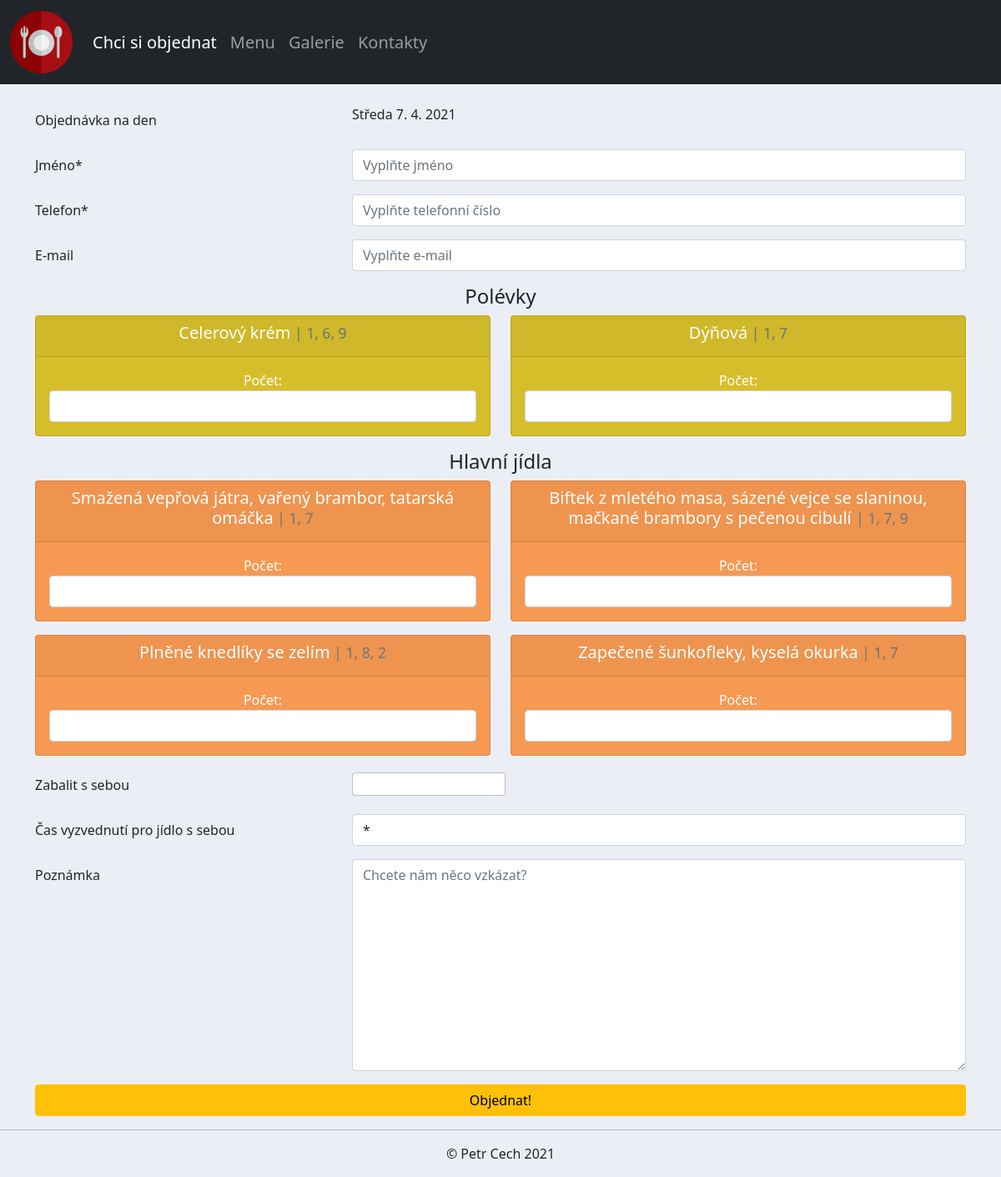
The app's page /make_order/ with its own data.
### accounts/models.py (models this page shows)
class Menu(models.Model):
    supper1 = models.ForeignKey(
        Supper, related_name='supper1', null=True, on_delete=models.SET_NULL
    )
    supper1_portions = models.PositiveIntegerField(null=True)
    supper2 = models.ForeignKey(
        Supper, related_name='supper2', null=True, on_delete=models.SET_NULL
    )
    supper2_portions = models.PositiveIntegerField(null=True)
    meal1 = models.ForeignKey(
        Meal, related_name='meal1', null=True, on_delete=models.SET_NULL
    )
    meal1_portions = models.PositiveIntegerField(null=True)
    meal2 = models.ForeignKey(
        Meal, related_name='meal2', null=True, on_delete=models.SET_NULL
    )
    meal2_portions = models.PositiveIntegerField(null=True)
    meal3 = models.ForeignKey(
        Meal, related_name='meal3', null=True, on_delete=models.SET_NULL
    )
    meal3_portions = models.PositiveIntegerField(null=True)
    meal4 = models.ForeignKey(
        Meal, related_name='meal4', null=True, on_delete=models.SET_NULL
    )
    meal4_portions = models.PositiveIntegerField(null=True)
    desert = models.ForeignKey(Desert, null=True, on_delete=models.SET_NULL)
    day = models.CharField(max_length=1000, null=True, default='')
    info = models.TextField(max_length=2000, blank=True)

class Supper(models.Model):
    name = models.CharField(max_length=200, null=True)
    alergens = models.CharField(max_length=200, null=True)
    price = models.PositiveIntegerField(null=True, default=25)
    def __str__(self):
        return self.name

class Meal(models.Model):
    portion = models.IntegerField(null=True)
    name = models.CharField(max_length=200, null=True)
    alergens = models.CharField(max_length=200, null=True)
    price = models.PositiveIntegerField(null=True, default=110)
    def __str__(self):
        return self.name

### accounts/views.py (the view)
# urls.py: path('make_order/', views.makeOrder, name='make_order'),
def makeOrder(request):
    menu = Menu.objects.last()
    form = OrderForm()
    if request.method == 'POST':
        form = OrderForm(request.POST)
        if form.is_valid():
            form.save()
            messages.success(request, f'Objednávka dokončena!')
    counting_portions1 = [
        'supper1', 'supper2', 'meal1', 'meal2', 'meal3', 'meal4'
    ]
    counting_portions2 = {}
    for i in counting_portions1:
        counting = Order.objects.aggregate(Sum(i))
        counting_portions2.update(counting)
    context = {'form': form, 'menu': menu, 'c_p': counting_portions2, }
    return render(request, 'accounts/order_form.html', context)

### accounts/forms.py
class OrderForm(ModelForm):
    class Meta:
        model = Order
        fields = '__all__'

### accounts/templates/accounts/order_form.html (shortened to what this page needs)
{%  extends 'accounts/main.html' %}
{% load static %}
{% block content %}
<br>
<form action="" method="POST">
<div class="container">
  <div class="mb-3 row">
    <label for="datum" class="col-lg-4 col-form-label">Objednávka na den</label>
    <div class="col-lg-8">
      {{menu.day}}
    </div>
  </div>
  <div class="mb-3 row">
    <label for="inputName" class="col-lg-4 col-form-label">Jméno*</label>
    <div class="col-lg-8">
      <input type="text" name="name" maxlength="200" class="form-control" placeholder="Vyplňte jméno" required="" id="id_name">
    </div>
  </div>
  <div class="mb-3 row">
    <label for="inputPhone" class="col-lg-4 col-form-label">Telefon*</label>
    <div class="col-lg-8">
      <input type="number" name="phone" min="0" class="form-control" placeholder="Vyplňte telefonní číslo" required="" id="id_phone">
    </div>
  </div>
  <div class="mb-3 row">
    <label for="inputEmail" class="col-lg-4 col-form-label">E-mail</label>
    <div class="col-lg-8">
      <input type="email" name="email" maxlength="254" class="form-control" placeholder="Vyplňte e-mail" id="id_email">
    </div>
  </div>
  <h4 class="text-center">Polévky</h4>
  <div class="row">
    <div class="col-lg-6">
  		<div class="card text-center text-white mb-3" id="supper-card">
    		<div class="card-header">
    			 <h5 class="card-title">{{menu.supper1}}<small class="text-muted"> | {{menu.supper1.alergens}}</small></h5>
    		</div>
    		<div class="card-body">
          {% if c_p.supper1__sum >= menu.supper1_portions %}
              <small class="text-warning bg-dark rounded"> -Vyprodáno- </small>
          {% else %}
              Počet: <input type="number" name="supper1" min="0" class="form-control" id="id_supper1">
          {% endif %}
    		</div>
    	</div>
    </div>
    <div class="col-lg-6">
  		<div class="card text-center text-white mb-3" id="supper-card">
    		<div class="card-header">
    			 <h5 class="card-title">{{menu.supper2}}<small class="text-muted"> | {{menu.supper2.alergens}}</small></h5>
    		</div>
    		<div class="card-body">
          {% if c_p.supper2__sum >= menu.supper2_portions %}
              <small class="text-warning bg-dark rounded"> -Vyprodáno- </small>
          {% else %}
              Počet: <input type="number" name="supper2" min="0" class="form-control" id="id_supper2">
          {% endif %}
    		</div>
    	</div>
    </div>
  </div>
  <h4 class="text-center">Hlavní jídla</h4>
  <div class="row">
    <div class="col-lg-6">
  		<div class="card text-center text-white mb-3" id="meal-card">
    		<div class="card-header">
          <h5 class="card-title">{{menu.meal1}}<small class="text-muted"> | {{menu.meal1.alergens}}</small></h5>
    		</div>
    		<div class="card-body">
          {% if c_p.meal1__sum >= menu.meal1_portions %}
              <small class="text-warning bg-dark rounded"> -Vyprodáno- </small>
          {% else %}
              Počet: <input type="number" name="meal1" min="0" class="form-control" id="id_meal1">
          {% endif %}
    		</div>
    	</div>
    </div>
    <div class="col-lg-6">
  		<div class="card text-center text-white mb-3" id="meal-card">
    		<div class="card-header">
    			 <h5 class="card-title">{{menu.meal2}}<small class="text-muted"> | {{menu.meal2.alergens}}</small></h5>
    		</div>
    		<div class="card-body">
          {% if c_p.meal2__sum >= menu.meal2_portions %}
              <small class="text-warning bg-dark rounded"> -Vyprodáno- </small>
          {% else %}
              Počet: <input type="number" name="meal2" min="0" class="form-control" id="id_meal2">
          {% endif %}
    		</div>
    	</div>
    </div>
  </div>
  <div class="row">
    <div class="col-lg-6">
  		<div class="card text-center text-white mb-3" id="meal-card">
    		<div class="card-header">
          <h5 class="card-title">{{menu.meal3}}<small class="text-muted"> | {{menu.meal3.alergens}}</small></h5>
    		</div>
    		<div class="card-body">
          {% if c_p.meal3__sum >= menu.meal3_portions %}
              <small class="text-warning bg-dark rounded"> -Vyprodáno- </small>
          {% else %}
              Počet: <input type="number" name="meal3" min="0" class="form-control" id="id_meal3">
          {% endif %}
    		</div>
    	</div>
    </div>
    <div class="col-lg-6">
  		<div class="card text-center text-white mb-3" id="meal-card">
    		<div class="card-header">
    			 <h5 class="card-title">{{menu.meal4}}<small class="text-muted"> | {{menu.meal4.alergens}}</small></h5>
    		</div>
    		<div class="card-body">
          {% if c_p.meal4__sum >= menu.meal4_portions %}
              <small class="text-warning bg-dark rounded"> -Vyprodáno- </small>
          {% else %}
              Počet: <input type="number" name="meal4" min="0" class="form-control" id="id_meal4">
          {% endif %}
    		</div>
    	</div>
    </div>
  </div>
  <div class="mb-3 row">
    <label for="inputPickup" class="col-sm-4 col-form-label">Zabalit s sebou</label>
    <div class="col-lg-8">
      <input type="checkbox" name="pickup" class="form-check-input w-25 h-75" id="id_pickup">
    </div>
  </div>
  <div class="mb-3 row">
    <label for="inputPickup-time" class="col-sm-4 col-form-label">Čas vyzvednutí pro jídlo s sebou</label>
    <div class="col-lg-8">
      <select name="pickup_time" class="form-control" id="id_pickup_time">
        <option value="">*</option>
      </select>
      </div>
    </div>
  <div class="mb-3 row">
    <label for="inputNote" class="col-sm-4 col-form-label">Poznámka</label>
    <div class="col-lg-8">
      <textarea name="note" cols="40" rows="10" maxlength="999" class="form-control" placeholder="Chcete nám něco vzkázat?" id="id_note"></textarea>
    </div>
  </div>
  <input class="btn btn-warning w-100" type="submit" name="Submit" value="Objednat!">
</div>
</form>
{% endblock %}

### static/css/main.css (style rules this page uses)
body { background-color: #ebeff5; }
#supper-card { background-color: #D6BE2B; }
#meal-card { background-color: #F69952; }

### records on screen
Menu: day "Středa 7. 4. 2021", supper1 "Celerový krém", supper1.alergens "1, 6, 9", supper2 "Dýňová", supper2.alergens "1, 7", meal1 "Smažená vepřová játra, vařený brambor, tatarská omáčka", meal1.alergens "1, 7", meal2 "Biftek z mletého masa, sázené vejce se slaninou, mačkané brambory s pečenou cibulí", meal2.alergens "1, 7, 9", meal3 "Plněné knedlíky se zelím", meal3.alergens "1, 8, 2", meal4 "Zapečené šunkofleky, kyselá okurka", meal4.alergens "1, 7"
